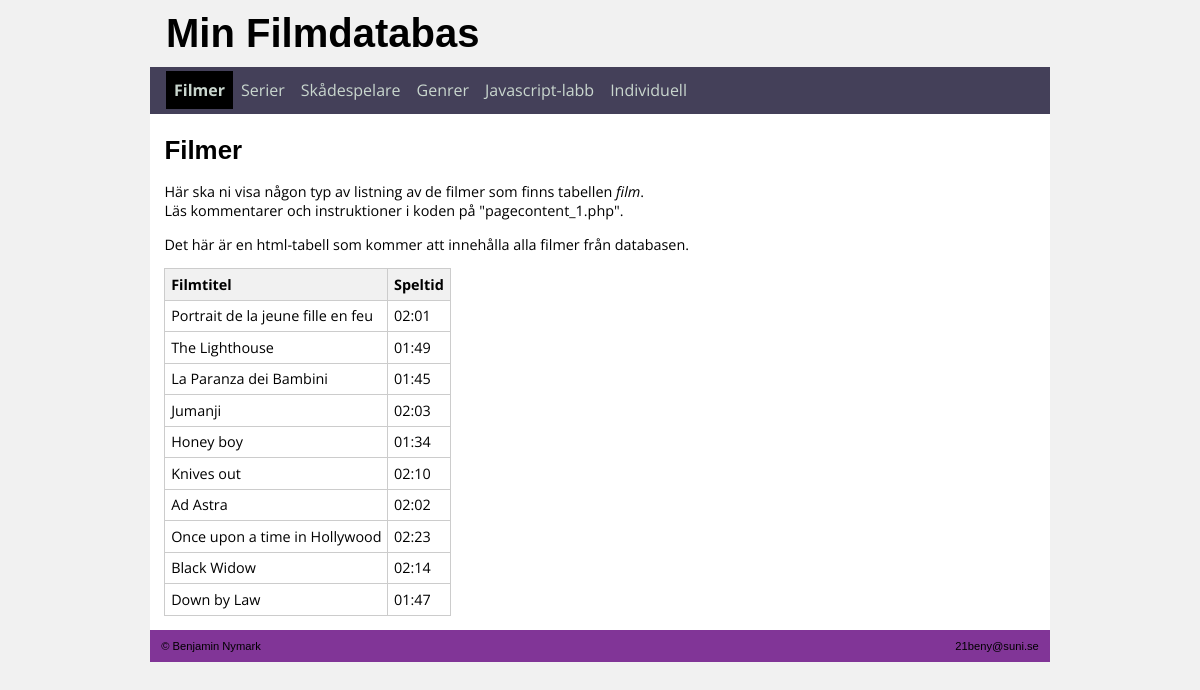
/filmdatabasen/index.php?sida=1, run on the app's committed database.
### tables this page shows
CREATE TABLE `film` (
  `film_id` int(11) NOT NULL,
  `filmtitel` varchar(255) NOT NULL,
  `speltid` varchar(5) NOT NULL,
  `film_poster` varchar(255) NOT NULL,
  `recension` text NOT NULL,
  `genre_id` int(11) NOT NULL
);

### filmdatabasen/pagecontent_1.php (the view)
<?php
 require 'includes/databaskoppling.php';
$sql =  "SELECT * FROM film";
 $result = $mysqli->query($sql);
?>
<h1>Filmer</h1>
<p>
Här ska ni visa någon typ av listning av de filmer som finns tabellen <i>film</i>.<br>
Läs kommentarer och instruktioner i koden på &quot;pagecontent_1.php&quot;.
</p>
<p>Det här är en html-tabell som kommer att innehålla alla filmer från databasen.</p>
<table id="minTabell2">
  <thead>
    <tr>
      <th>Filmtitel</th>
      <th>Speltid</th>
    </tr>
  </thead>
  <tbody>
<?php
 while($myRow = $result->fetch_array()) {
  echo "<tr><td>" . $myRow['filmtitel'] . "</td><td>" . $myRow['speltid'] . "</td></tr>\n";
 }
?>
  </tbody>
</table>

### filmdatabasen/start.php (shortened to what this page needs)
<?php
$minMeny = array(1=>'Filmer', 2=>'Serier', 3=>'Skådespelare', 4=>'Genrer', 5=>'Javascript-labb', 6=>'Individuell');
?>
<!DOCTYPE html>
<html lang="sv">
<head>
	<link rel="stylesheet" href="css/min_stil.css">
</head>
<body>
	<div id="page-container">
		<header>
			<h1><a href="index.php">Min Filmdatabas</a></h1>
		</header>
		<nav>
			<ul>
				<?php
				foreach ($minMeny as $index => $value) {
					if($index==$_GET['sida']){
						$linkClass = ' class="active-menu"';
					}
					else{
						$linkClass='';
					}
					echo '<li ' . $linkClass . '><a href="index.php?sida=' . $index . '">' . $value . '</a></li>' . "\n";
				}
				?>
			</ul>
		</nav>
		<div id="page-content">

### filmdatabasen/index.php
<?php
require 'start.php';
if($_GET['sida']==1){
	require 'pagecontent_1.php';
}
elseif($_GET['sida']==2){
	require 'pagecontent_2.php';
}
elseif($_GET['sida']==3){
	require 'pagecontent_3.php';
}
elseif($_GET['sida']==4){
	require 'pagecontent_4.php';
}
elseif($_GET['sida']==5){
	require 'pagecontent_5.php';
}
elseif($_GET['skadespelare_id']){
	require 'infoskadespelare.php';
}
elseif($_GET['sida']==6){
	require 'indv.php';
}
elseif($_GET['']){
	require 'update_artist.php';
}
else{
	require 'pagecontent_start.php';
}
require 'end.php';
?>

### filmdatabasen/end.php (shortened to what this page needs)
    </div>
    <footer>
      <p class="leftFooter">
        &copy; Benjamin Nymark
      </p>
      <p class="rightFooter">
        <a href="21beny@suni.se">21beny@suni.se</a>
      </p>
    </footer>
  </div>
</body>
</html>

### filmdatabasen/css/min_stil.css (style rules this page uses)
* { box-sizing: border-box; }
body { margin:0; background-color: #f1f1f1; }
a { color:#000; text-decoration: none; }
.active-menu { background-color: #000; font-weight: bold; }
header, #page-content, footer, nav { padding: 0.3em 1em 0.3em 1em; }
header, nav, table, #page-content { font-family: "Open sans", arial, verdana, sans-serif; }
header, #page-content h1, footer { font-family: arial, "Open sans", verdana, sans-serif; }
nav { background-color: #444059; overflow: auto; }
nav ul { list-style-type: none; margin: 0; padding: 0; }
nav li { float: left; }
nav li a { display: block; padding: 0.5em; text-align: center; color: #c9d6ce; }
#page-container { width: 900px; margin: 0 auto; }
header { background-color: #red; color: #813597; }
header h1 { font-weight: bold; font-size: 2.5em; margin: 0.15em 0 0.15em 0; }
#page-content { background-color: #fff; padding-bottom: 1em; font-size: 0.9em; }
#page-content h1 { font-size: 1.8em; }
table { border-collapse: collapse; }
th { text-align: left; background-color: #f1f1f1; }
table, th, td { border: 1px solid #ccc; padding:0.4em; }
footer { background-color: #813597; color: #red; font-size: 0.7em; overflow: auto; }
footer p { width: 50%; float: left; margin:0; padding: 0.6em 0 0.6em 0; }
.leftFooter { text-align: left; }
.rightFooter { text-align: right; }

### data on the page
film: filmtitel "Portrait de la jeune fille en feu", speltid "02:01"
film: filmtitel "The Lighthouse", speltid "01:49"
film: filmtitel "La Paranza dei Bambini", speltid "01:45"
film: filmtitel "Jumanji", speltid "02:03"
film: filmtitel "Honey boy", speltid "01:34"
film: filmtitel "Knives out", speltid "02:10"
film: filmtitel "Ad Astra", speltid "02:02"
film: filmtitel "Once upon a time in Hollywood", speltid "02:23"
film: filmtitel "Black Widow", speltid "02:14"
film: filmtitel "Down by Law", speltid "01:47"

### other printed values
$value "Filmer"
$value "Serier"
$value "Skådespelare"
$value "Genrer"
$value "Javascript-labb"
$value "Individuell"
